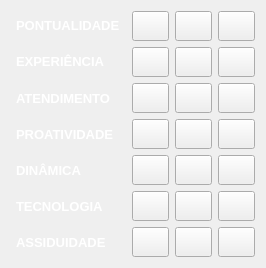
           <widget class="QWidget" name="widget_4" native="true">
            <property name="maximumSize">
             <size>
              <width>16777215</width>
              <height>400</height>
             </size>
            </property>
            <property name="styleSheet">
             <string notr="true"/>
            </property>
            <layout class="QGridLayout" name="gridLayout_4">
             <item row="1" column="1">
              <widget class="QToolButton" name="expe_triste">
               <property name="maximumSize">
                <size>
                 <width>37</width>
                 <height>37</height>
                </size>
               </property>
               <property name="styleSheet">
                <string notr="true"/>
               </property>
               <property name="text">
                <string/>
               </property>
               <property name="icon">
                <iconset>
                 <normaloff>../icons/triste.png</normaloff>../icons/triste.png</iconset>
               </property>
               <property name="iconSize">
                <size>
                 <width>40</width>
                 <height>21</height>
                </size>
               </property>
              </widget>
             </item>
             <item row="6" column="3">
              <widget class="QToolButton" name="assidu_feliz">
               <property name="maximumSize">
                <size>
                 <width>37</width>
                 <height>37</height>
                </size>
               </property>
               <property name="text">
                <string/>
               </property>
               <property name="icon">
                <iconset>
                 <normaloff>../icons/feliz.png</normaloff>../icons/feliz.png</iconset>
               </property>
               <property name="iconSize">
                <size>
                 <width>40</width>
                 <height>22</height>
                </size>
               </property>
              </widget>
             </item>
             <item row="3" column="3">
              <widget class="QToolButton" name="proativi_feliz">
               <property name="maximumSize">
                <size>
                 <width>37</width>
                 <height>37</height>
                </size>
               </property>
               <property name="text">
                <string/>
               </property>
               <property name="icon">
                <iconset>
                 <normaloff>../icons/feliz.png</normaloff>../icons/feliz.png</iconset>
               </property>
               <property name="iconSize">
                <size>
                 <width>40</width>
                 <height>22</height>
                </size>
               </property>
              </widget>
             </item>
             <item row="1" column="3">
              <widget class="QToolButton" name="expe_feliz">
               <property name="maximumSize">
                <size>
                 <width>37</width>
                 <height>37</height>
                </size>
               </property>
               <property name="text">
                <string/>
               </property>
               <property name="icon">
                <iconset>
                 <normaloff>../icons/feliz.png</normaloff>../icons/feliz.png</iconset>
               </property>
               <property name="iconSize">
                <size>
                 <width>40</width>
                 <height>22</height>
                </size>
               </property>
              </widget>
             </item>
             <item row="5" column="1">
              <widget class="QToolButton" name="tecnol_triste">
               <property name="maximumSize">
                <size>
                 <width>37</width>
                 <height>37</height>
                </size>
               </property>
               <property name="styleSheet">
                <string notr="true"/>
               </property>
               <property name="text">
                <string/>
               </property>
               <property name="icon">
                <iconset>
                 <normaloff>../icons/triste.png</normaloff>../icons/triste.png</iconset>
               </property>
               <property name="iconSize">
                <size>
                 <width>40</width>
                 <height>21</height>
                </size>
               </property>
              </widget>
             </item>
             <item row="4" column="0">
              <widget class="QLabel" name="label_8">
               <property name="maximumSize">
                <size>
                 <width>120</width>
                 <height>37</height>
                </size>
               </property>
               <property name="font">
                <font>
                 <family>Arial</family>
                 <pointsize>10</pointsize>
                 <weight>75</weight>
                 <bold>true</bold>
                </font>
               </property>
               <property name="styleSheet">
                <string notr="true">background-color: rgba(0, 0, 0,.5);
color: rgb(255, 255, 255);
border-radius: 5px;
padding:2px</string>
               </property>
               <property name="text">
                <string>DINÂMICA</string>
               </property>
              </widget>
             </item>
             <item row="0" column="2">
              <widget class="QToolButton" name="pontu_neutro">
               <property name="maximumSize">
                <size>
                 <width>37</width>
                 <height>37</height>
                </size>
               </property>
               <property name="styleSheet">
                <string notr="true"/>
               </property>
               <property name="text">
                <string/>
               </property>
               <property name="icon">
                <iconset>
                 <normaloff>../icons/neutro.png</normaloff>../icons/neutro.png</iconset>
               </property>
               <property name="iconSize">
                <size>
                 <width>40</width>
                 <height>23</height>
                </size>
               </property>
              </widget>
             </item>
             <item row="5" column="2">
              <widget class="QToolButton" name="tecnol_neutro">
               <property name="maximumSize">
                <size>
                 <width>37</width>
                 <height>37</height>
                </size>
               </property>
               <property name="styleSheet">
                <string notr="true"/>
               </property>
               <property name="text">
                <string/>
               </property>
               <property name="icon">
                <iconset>
                 <normaloff>../icons/neutro.png</normaloff>../icons/neutro.png</iconset>
               </property>
               <property name="iconSize">
                <size>
                 <width>40</width>
                 <height>23</height>
                </size>
               </property>
              </widget>
             </item>
             <item row="3" column="1">
              <widget class="QToolButton" name="proativi_triste">
               <property name="maximumSize">
                <size>
                 <width>37</width>
                 <height>37</height>
                </size>
               </property>
               <property name="styleSheet">
                <string notr="true"/>
               </property>
               <property name="text">
                <string/>
               </property>
               <property name="icon">
                <iconset>
                 <normaloff>../icons/triste.png</normaloff>../icons/triste.png</iconset>
               </property>
               <property name="iconSize">
                <size>
                 <width>40</width>
                 <height>21</height>
                </size>
               </property>
              </widget>
             </item>
             <item row="2" column="1">
              <widget class="QToolButton" name="atendi_triste">
               <property name="maximumSize">
                <size>
                 <width>37</width>
                 <height>37</height>
                </size>
               </property>
               <property name="styleSheet">
                <string notr="true"/>
               </property>
               <property name="text">
                <string/>
               </property>
               <property name="icon">
                <iconset>
                 <normaloff>../icons/triste.png</normaloff>../icons/triste.png</iconset>
               </property>
               <property name="iconSize">
                <size>
                 <width>40</width>
                 <height>21</height>
                </size>
               </property>
              </widget>
             </item>
             <item row="1" column="0">
              <widget class="QLabel" name="label_5">
               <property name="maximumSize">
                <size>
                 <width>120</width>
                 <height>37</height>
                </size>
               </property>
               <property name="font">
                <font>
                 <family>Arial</family>
                 <pointsize>10</pointsize>
                 <weight>75</weight>
                 <bold>true</bold>
                </font>
               </property>
               <property name="styleSheet">
                <string notr="true">background-color: rgba(0, 0, 0,.5);
color: rgb(255, 255, 255);
border-radius: 5px;
padding:2px</string>
               </property>
               <property name="text">
                <string>&lt;html&gt;&lt;head/&gt;&lt;body&gt;&lt;p&gt;EXPERIÊNCIA&lt;/p&gt;&lt;/body&gt;&lt;/html&gt;</string>
               </property>
              </widget>
             </item>
             <item row="4" column="2">
              <widget class="QToolButton" name="dina_neutro">
               <property name="maximumSize">
                <size>
                 <width>37</width>
                 <height>37</height>
                </size>
               </property>
               <property name="styleSheet">
                <string notr="true"/>
               </property>
               <property name="text">
                <string/>
               </property>
               <property name="icon">
                <iconset>
                 <normaloff>../icons/neutro.png</normaloff>../icons/neutro.png</iconset>
               </property>
               <property name="iconSize">
                <size>
                 <width>40</width>
                 <height>23</height>
                </size>
               </property>
              </widget>
             </item>
             <item row="3" column="2">
              <widget class="QToolButton" name="proativi_neutro">
               <property name="maximumSize">
                <size>
                 <width>37</width>
                 <height>37</height>
                </size>
               </property>
               <property name="styleSheet">
                <string notr="true"/>
               </property>
               <property name="text">
                <string/>
               </property>
               <property name="icon">
                <iconset>
                 <normaloff>../icons/neutro.png</normaloff>../icons/neutro.png</iconset>
               </property>
               <property name="iconSize">
                <size>
                 <width>40</width>
                 <height>23</height>
                </size>
               </property>
              </widget>
             </item>
             <item row="2" column="3">
              <widget class="QToolButton" name="atendi_feliz">
               <property name="maximumSize">
                <size>
                 <width>37</width>
                 <height>37</height>
                </size>
               </property>
               <property name="text">
                <string/>
               </property>
               <property name="icon">
                <iconset>
                 <normaloff>../icons/feliz.png</normaloff>../icons/feliz.png</iconset>
               </property>
               <property name="iconSize">
                <size>
                 <width>40</width>
                 <height>22</height>
                </size>
               </property>
              </widget>
             </item>
             <item row="4" column="3">
              <widget class="QToolButton" name="dina_feliz">
               <property name="maximumSize">
                <size>
                 <width>37</width>
                 <height>37</height>
                </size>
               </property>
               <property name="text">
                <string/>
               </property>
               <property name="icon">
                <iconset>
                 <normaloff>../icons/feliz.png</normaloff>../icons/feliz.png</iconset>
               </property>
               <property name="iconSize">
                <size>
                 <width>40</width>
                 <height>22</height>
                </size>
               </property>
              </widget>
             </item>
             <item row="6" column="2">
              <widget class="QToolButton" name="assidu_neutro">
               <property name="maximumSize">
                <size>
                 <width>37</width>
                 <height>37</height>
                </size>
               </property>
               <property name="styleSheet">
                <string notr="true"/>
               </property>
               <property name="text">
                <string/>
               </property>
               <property name="icon">
                <iconset>
                 <normaloff>../icons/neutro.png</normaloff>../icons/neutro.png</iconset>
               </property>
               <property name="iconSize">
                <size>
                 <width>40</width>
                 <height>23</height>
                </size>
               </property>
              </widget>
             </item>
             <item row="2" column="2">
              <widget class="QToolButton" name="atendi_neutro">
               <property name="maximumSize">
                <size>
                 <width>37</width>
                 <height>37</height>
                </size>
               </property>
               <property name="styleSheet">
                <string notr="true"/>
               </property>
               <property name="text">
                <string/>
               </property>
               <property name="icon">
                <iconset>
                 <normaloff>../icons/neutro.png</normaloff>../icons/neutro.png</iconset>
               </property>
               <property name="iconSize">
                <size>
                 <width>40</width>
                 <height>23</height>
                </size>
               </property>
              </widget>
             </item>
             <item row="6" column="0">
              <widget class="QLabel" name="label_10">
               <property name="maximumSize">
                <size>
                 <width>120</width>
                 <height>37</height>
                </size>
               </property>
               <property name="font">
                <font>
                 <family>Arial</family>
                 <pointsize>10</pointsize>
                 <weight>75</weight>
                 <bold>true</bold>
                </font>
               </property>
               <property name="styleSheet">
                <string notr="true">background-color: rgba(0, 0, 0,.5);
color: rgb(255, 255, 255);
border-radius: 5px;
padding:2px</string>
               </property>
               <property name="text">
                <string>ASSIDUIDADE</string>
               </property>
              </widget>
             </item>
             <item row="5" column="0">
              <widget class="QLabel" name="label_9">
               <property name="maximumSize">
                <size>
                 <width>120</width>
                 <height>37</height>
                </size>
               </property>
               <property name="font">
                <font>
                 <family>Arial</family>
                 <pointsize>10</pointsize>
                 <weight>75</weight>
                 <bold>true</bold>
                </font>
               </property>
               <property name="styleSheet">
                <string notr="true">background-color: rgba(0, 0, 0,.5);
color: rgb(255, 255, 255);
border-radius: 5px;
padding:2px</string>
               </property>
               <property name="text">
                <string>TECNOLOGIA</string>
               </property>
              </widget>
             </item>
             <item row="2" column="0">
              <widget class="QLabel" name="label_6">
               <property name="maximumSize">
                <size>
                 <width>120</width>
                 <height>37</height>
                </size>
               </property>
               <property name="font">
                <font>
                 <family>Arial</family>
                 <pointsize>10</pointsize>
                 <weight>75</weight>
                 <bold>true</bold>
                </font>
               </property>
               <property name="styleSheet">
                <string notr="true">background-color: rgba(0, 0, 0,.5);
color: rgb(255, 255, 255);
border-radius: 5px;
padding:2px</string>
               </property>
               <property name="text">
                <string>ATENDIMENTO</string>
               </property>
              </widget>
             </item>
             <item row="6" column="1">
              <widget class="QToolButton" name="assidu_triste">
               <property name="maximumSize">
                <size>
                 <width>37</width>
                 <height>37</height>
                </size>
               </property>
               <property name="styleSheet">
                <string notr="true"/>
               </property>
               <property name="text">
                <string/>
               </property>
               <property name="icon">
                <iconset>
                 <normaloff>../icons/triste.png</normaloff>../icons/triste.png</iconset>
               </property>
               <property name="iconSize">
                <size>
                 <width>40</width>
                 <height>21</height>
                </size>
               </property>
              </widget>
             </item>
             <item row="5" column="3">
              <widget class="QToolButton" name="tecnol_feliz">
               <property name="maximumSize">
                <size>
                 <width>37</width>
                 <height>37</height>
                </size>
               </property>
               <property name="text">
                <string/>
               </property>
               <property name="icon">
                <iconset>
                 <normaloff>../icons/feliz.png</normaloff>../icons/feliz.png</iconset>
               </property>
               <property name="iconSize">
                <size>
                 <width>40</width>
                 <height>22</height>
                </size>
               </property>
              </widget>
             </item>
             <item row="3" column="0">
              <widget class="QLabel" name="label_7">
               <property name="maximumSize">
                <size>
                 <width>120</width>
                 <height>37</height>
                </size>
               </property>
               <property name="font">
                <font>
                 <family>Arial</family>
                 <pointsize>10</pointsize>
                 <weight>75</weight>
                 <bold>true</bold>
                </font>
               </property>
               <property name="styleSheet">
                <string notr="true">background-color: rgba(0, 0, 0,.5);
color: rgb(255, 255, 255);
border-radius: 5px;
padding:2px</string>
               </property>
               <property name="text">
                <string>PROATIVIDADE</string>
               </property>
              </widget>
             </item>
             <item row="4" column="1">
              <widget class="QToolButton" name="dina_triste">
               <property name="maximumSize">
                <size>
                 <width>37</width>
                 <height>37</height>
                </size>
               </property>
               <property name="styleSheet">
                <string notr="true"/>
               </property>
               <property name="text">
                <string/>
               </property>
               <property name="icon">
                <iconset>
                 <normaloff>../icons/triste.png</normaloff>../icons/triste.png</iconset>
               </property>
               <property name="iconSize">
                <size>
                 <width>40</width>
                 <height>21</height>
                </size>
               </property>
              </widget>
             </item>
             <item row="0" column="1">
              <widget class="QToolButton" name="pontu_triste">
               <property name="maximumSize">
                <size>
                 <width>37</width>
                 <height>37</height>
                </size>
               </property>
               <property name="styleSheet">
                <string notr="true"/>
               </property>
               <property name="text">
                <string/>
               </property>
               <property name="icon">
                <iconset>
                 <normaloff>../icons/triste.png</normaloff>../icons/triste.png</iconset>
               </property>
               <property name="iconSize">
                <size>
                 <width>40</width>
                 <height>21</height>
                </size>
               </property>
              </widget>
             </item>
             <item row="0" column="0">
              <widget class="QLabel" name="label_4">
               <property name="maximumSize">
                <size>
                 <width>120</width>
                 <height>37</height>
                </size>
               </property>
               <property name="font">
                <font>
                 <family>Arial</family>
                 <pointsize>10</pointsize>
                 <weight>75</weight>
                 <bold>true</bold>
                </font>
               </property>
               <property name="styleSheet">
                <string notr="true">background-color: rgba(0, 0, 0,.5);
color: rgb(255, 255, 255);
border-radius: 5px;
padding:2px</string>
               </property>
               <property name="text">
                <string>&lt;html&gt;&lt;head/&gt;&lt;body&gt;&lt;p&gt;PONTUALIDADE&lt;/p&gt;&lt;/body&gt;&lt;/html&gt;</string>
               </property>
              </widget>
             </item>
             <item row="1" column="2">
              <widget class="QToolButton" name="expe_neutro">
               <property name="maximumSize">
                <size>
                 <width>37</width>
                 <height>37</height>
                </size>
               </property>
               <property name="styleSheet">
                <string notr="true"/>
               </property>
               <property name="text">
                <string/>
               </property>
               <property name="icon">
                <iconset>
                 <normaloff>../icons/neutro.png</normaloff>../icons/neutro.png</iconset>
               </property>
               <property name="iconSize">
                <size>
                 <width>40</width>
                 <height>23</height>
                </size>
               </property>
              </widget>
             </item>
             <item row="0" column="3">
              <widget class="QToolButton" name="pontu_feliz">
               <property name="maximumSize">
                <size>
                 <width>37</width>
                 <height>37</height>
                </size>
               </property>
               <property name="styleSheet">
                <string notr="true"/>
               </property>
               <property name="text">
                <string/>
               </property>
               <property name="icon">
                <iconset>
                 <normaloff>../icons/feliz.png</normaloff>../icons/feliz.png</iconset>
               </property>
               <property name="iconSize">
                <size>
                 <width>40</width>
                 <height>22</height>
                </size>
               </property>
              </widget>
             </item>
            </layout>
           </widget>
